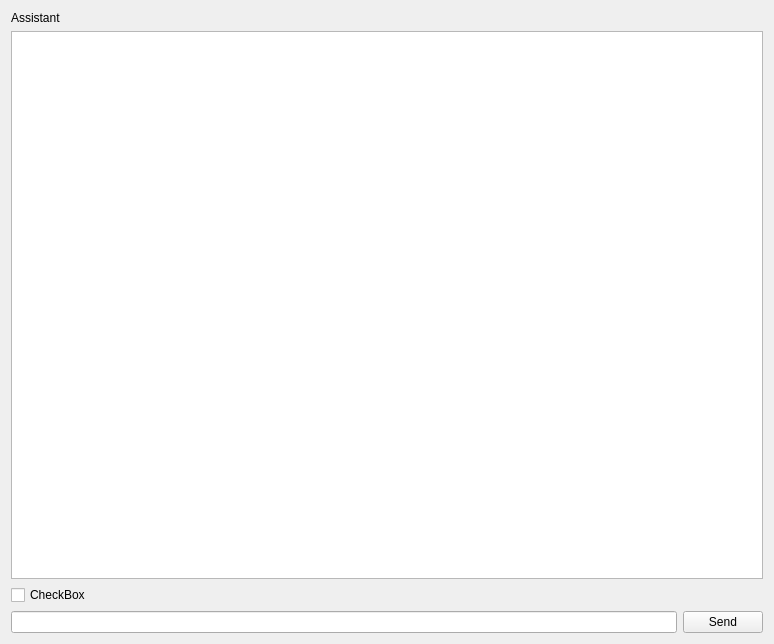
<?xml version="1.0" encoding="UTF-8"?>
<ui version="4.0">
 <class>Form</class>
 <widget class="QWidget" name="Form">
  <property name="geometry">
   <rect>
    <x>0</x>
    <y>0</y>
    <width>774</width>
    <height>644</height>
   </rect>
  </property>
  <property name="sizePolicy">
   <sizepolicy hsizetype="Expanding" vsizetype="Expanding">
    <horstretch>0</horstretch>
    <verstretch>0</verstretch>
   </sizepolicy>
  </property>
  <property name="windowTitle">
   <string>Form</string>
  </property>
  <layout class="QVBoxLayout" name="verticalLayout_2">
   <item>
    <layout class="QVBoxLayout" name="verticalLayout" stretch="0,1,0,0">
     <property name="sizeConstraint">
      <enum>QLayout::SizeConstraint::SetDefaultConstraint</enum>
     </property>
     <item>
      <widget class="QLabel" name="label">
       <property name="text">
        <string>Assistant</string>
       </property>
      </widget>
     </item>
     <item>
      <widget class="QListView" name="chat_log">
       <property name="sizePolicy">
        <sizepolicy hsizetype="Preferred" vsizetype="Expanding">
         <horstretch>0</horstretch>
         <verstretch>0</verstretch>
        </sizepolicy>
       </property>
       <property name="minimumSize">
        <size>
         <width>200</width>
         <height>0</height>
        </size>
       </property>
       <property name="maximumSize">
        <size>
         <width>16777215</width>
         <height>16777215</height>
        </size>
       </property>
      </widget>
     </item>
     <item>
      <widget class="QCheckBox" name="checkBox">
       <property name="text">
        <string>CheckBox</string>
       </property>
      </widget>
     </item>
     <item>
      <layout class="QHBoxLayout" name="horizontalLayout">
       <property name="sizeConstraint">
        <enum>QLayout::SizeConstraint::SetDefaultConstraint</enum>
       </property>
       <item>
        <widget class="QLineEdit" name="entry">
         <property name="sizePolicy">
          <sizepolicy hsizetype="Expanding" vsizetype="Fixed">
           <horstretch>0</horstretch>
           <verstretch>0</verstretch>
          </sizepolicy>
         </property>
         <property name="minimumSize">
          <size>
           <width>0</width>
           <height>0</height>
          </size>
         </property>
        </widget>
       </item>
       <item>
        <widget class="QPushButton" name="send">
         <property name="sizePolicy">
          <sizepolicy hsizetype="Fixed" vsizetype="Fixed">
           <horstretch>0</horstretch>
           <verstretch>0</verstretch>
          </sizepolicy>
         </property>
         <property name="text">
          <string>Send</string>
         </property>
        </widget>
       </item>
      </layout>
     </item>
    </layout>
   </item>
  </layout>
 </widget>
 <resources/>
 <connections/>
</ui>
